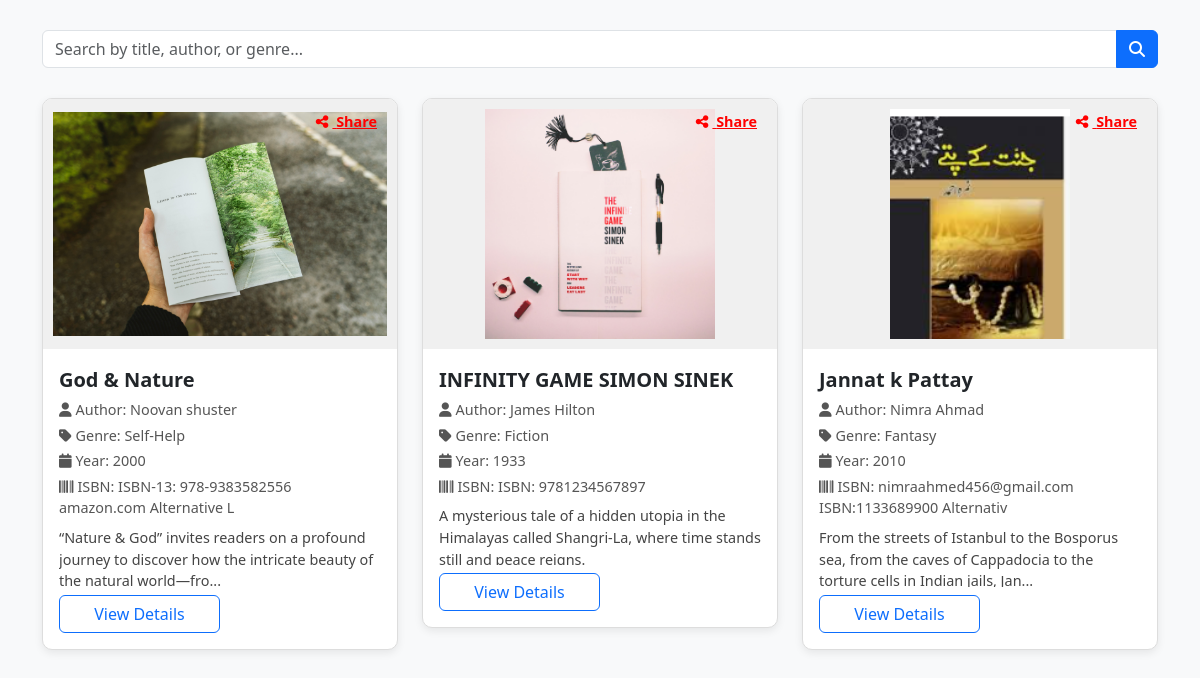
/user/book-catalog.php, run on the app's committed database.
### tables this page shows
CREATE TABLE `tblbooks` (
  `id` int(11) NOT NULL,
  `title` varchar(255) NOT NULL,
  `author` varchar(255) NOT NULL,
  `genre` varchar(100) NOT NULL,
  `publication_year` int(11) DEFAULT NULL,
  `isbn` varchar(50) DEFAULT NULL,
  `description` text DEFAULT NULL,
  `cover_image` varchar(255) DEFAULT NULL,
  `created_at` timestamp NOT NULL DEFAULT current_timestamp()
);

### user/book-catalog.php (the view, shortened to what this page needs)
<?php
include '../dbconnection.php';
$search = '';
if (isset($_GET['q'])) {
    $search = mysqli_real_escape_string($conn, $_GET['q']);
    $sql = "SELECT * FROM tblbooks
            WHERE title LIKE '%$search%'
               OR author LIKE '%$search%'
               OR genre LIKE '%$search%'
            ORDER BY created_at DESC";
} else {
    $sql = "SELECT * FROM tblbooks ORDER BY created_at DESC";
}
$books = mysqli_query($conn, $sql);
?>
<!DOCTYPE html>
<html lang="en">
<head>
  <link href="https://cdn.jsdelivr.net/npm/bootstrap@5.3.0/dist/css/bootstrap.min.css" rel="stylesheet">
  <link href="https://cdnjs.cloudflare.com/ajax/libs/font-awesome/6.4.0/css/all.min.css" rel="stylesheet">
</head>
<body>
<div class="container">
  <form class="search-bar" method="get">
    <div class="input-group">
      <input type="text" name="q" class="form-control" placeholder="Search by title, author, or genre..."
             value="<?php echo htmlspecialchars($search); ?>">
      <button class="btn btn-primary" type="submit">
        <i class="fas fa-search"></i>
      </button>
    </div>
  </form>
  <div class="row g-4">
    <?php if (mysqli_num_rows($books) > 0): ?>
      <?php while ($book = mysqli_fetch_assoc($books)): ?>
        <div class="col-md-4">
          <div class="book-card">
            <a href="share.php?book_id=<?php echo $book['id']; ?>" class="share-text">
              <i class="fas fa-share-alt me-1"></i> Share
            </a>
            <?php if (!empty($book['cover_image']) && file_exists("../admin/uploads/{$book['cover_image']}")): ?>
              <img src="../admin/uploads/<?php echo $book['cover_image']; ?>" class="book-cover" alt="Cover">
            <?php else: ?>
              <img src="default-cover.png" class="book-cover" alt="No Cover">
            <?php endif; ?>
            <div class="card-body">
              <div class="book-title"><?php echo htmlspecialchars($book['title']); ?></div>
              <div class="book-meta">
                <span><i class="fas fa-user me-1"></i>Author: <?php echo htmlspecialchars($book['author']); ?></span>
                <span><i class="fas fa-tag me-1"></i>Genre: <?php echo htmlspecialchars($book['genre']); ?></span>
                <span><i class="fas fa-calendar me-1"></i>Year: <?php echo htmlspecialchars($book['publication_year']); ?></span>
                <span><i class="fas fa-barcode me-1"></i>ISBN: <?php echo htmlspecialchars($book['isbn']); ?></span>
              </div>
              <div class="book-description">
                <?php echo nl2br(htmlspecialchars(substr($book['description'], 0, 120))) . '...'; ?>
              </div>
              <div class="d-flex gap-2 mt-2">
                <a href="book-details.php?id=<?php echo $book['id']; ?>" class="btn btn-outline-primary w-50">
                  View Details
                </a>
              </div>
            </div>
          </div>
        </div>
      <?php endwhile; ?>
    <?php else: ?>
      <div class="text-center text-muted">No books found.</div>
    <?php endif; ?>
  </div>
</div>
</body>
</html>

### user/book-catalog.php (style rules this page uses)
body { background: #f8f9fa; font-family: 'Segoe UI', sans-serif; }
.search-bar { max-width: 1200px; margin: 30px auto; }
.book-card { border: 1px solid #ddd; border-radius: 10px; box-shadow: 0 3px 8px rgba(0,0,0,0.08); overflow: hidden; transition: 0.2s; background: #fff; position: relative; }
.book-cover { height: 250px; width: 100%; object-fit: contain; background-color: #f0f0f0; padding: 10px; }
.share-text { position: absolute; top: 8px; right: 12px; font-size: 0.9rem; padding: 4px 8px; border-radius: 12px; color: red; font-weight: 600; }
.card-body { padding: 1rem; }
.book-title { font-size: 1.25rem; font-weight: 600; margin-bottom: .25rem; }
.book-meta span { display: block; font-size: 0.9rem; margin-bottom: 4px; color: #555; }
.book-description { font-size: 0.9rem; color: #444; margin-top: .5rem; height: 60px; overflow: hidden; }

### data on the page
tblbooks: cover_image (picture), title "God & Nature", author "Noovan shuster", genre "Self-Help", publication_year "2000", isbn "ISBN‑13: 978‑9383582556 amazon.com Alternative L", description "“Nature & God” invites readers on a profound journey to discover how the intricate beauty of the natural world—fro"
tblbooks: cover_image (picture), title "INFINITY GAME SIMON SINEK", author "James Hilton", genre "Fiction", publication_year "1933", isbn "ISBN: 9781234567897", description "A mysterious tale of a hidden utopia in the Himalayas called Shangri-La, where time stands still and peace reigns."
tblbooks: cover_image (picture), title "Jannat k Pattay", author "Nimra Ahmad", genre "Fantasy", publication_year "2010", isbn "nimraahmed456@gmail.com ISBN:1133689900 Alternativ", description "From the streets of Istanbul to the Bosporus sea, from the caves of Cappadocia to the torture cells in Indian jails, Jan"
